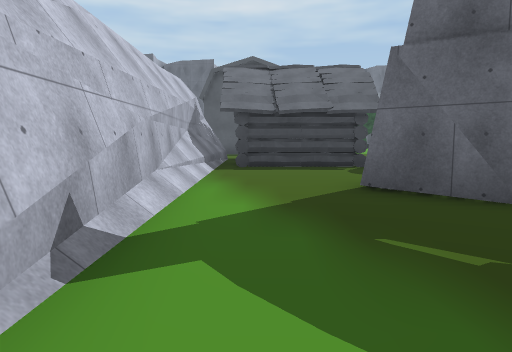
view 1 (above)

24 first-person views from a walk through a 3-D level made in the Unity game engine. The camera is 1.3 m above the floor, tilts 6° down and sees 70° across. The floor is counted in squares, 2 m on a side. Each view is taken from the middle of a square. On the plan, view 1 faces up. The plan holds only what a view shows up to about 11 squares ahead; the rest is blank. The place goes on beyond the plan. Some surface patterns are stand-ins.

view 2
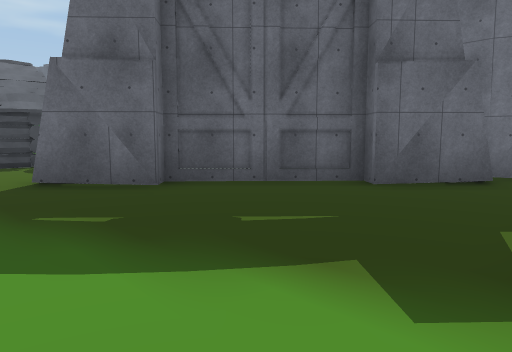

view 3
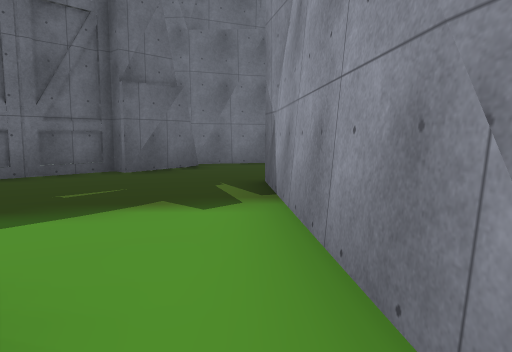

view 4
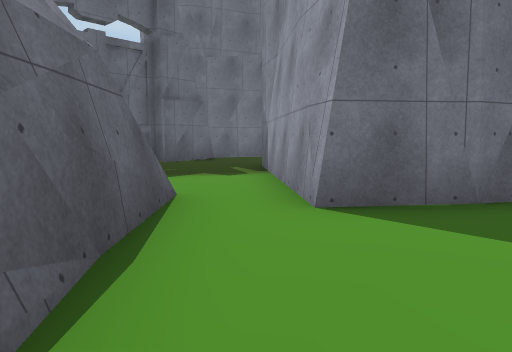

view 5
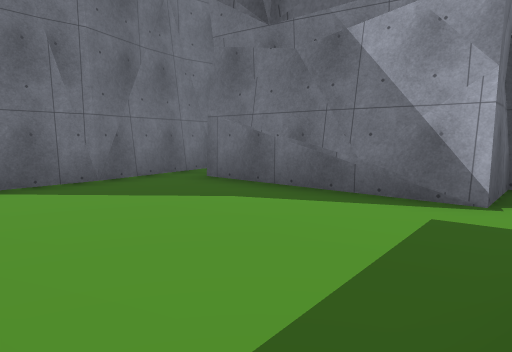

view 6
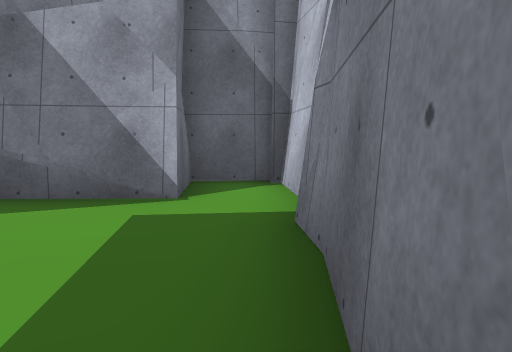

view 7
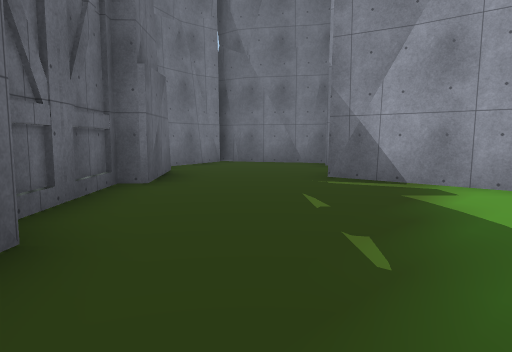

view 8
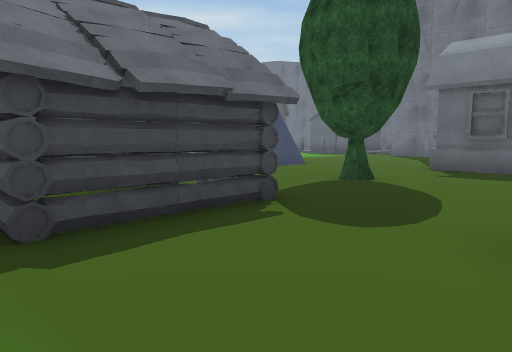

view 9
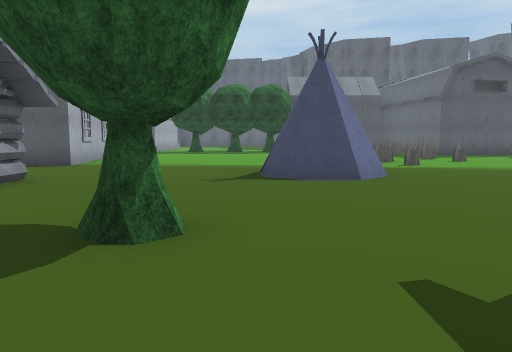

view 10
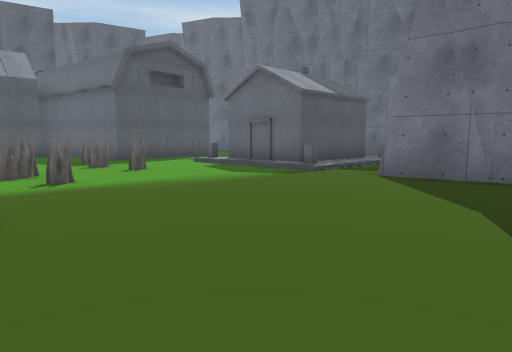

view 11
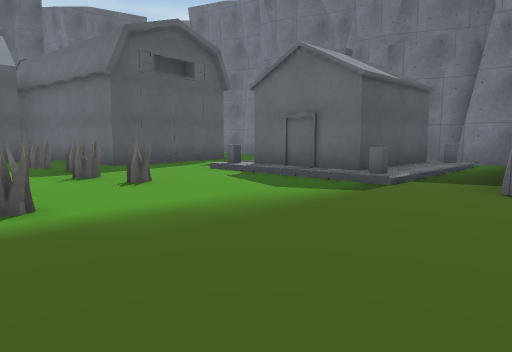

view 12
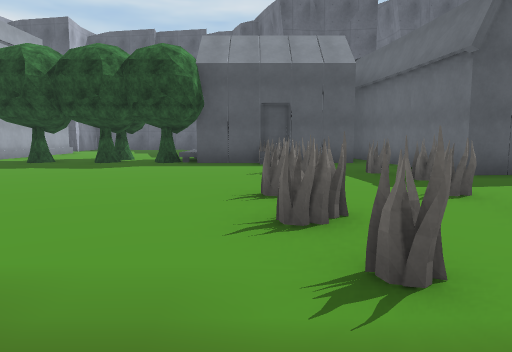

view 13
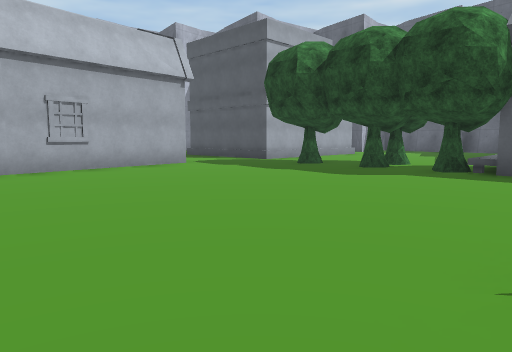

view 14
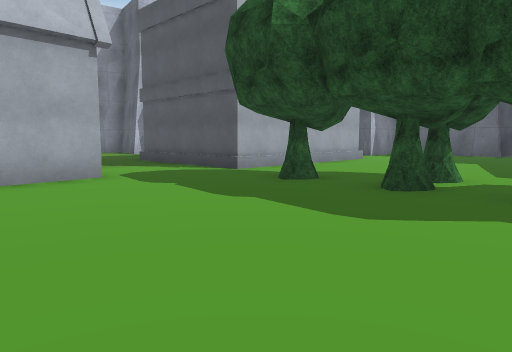

view 15
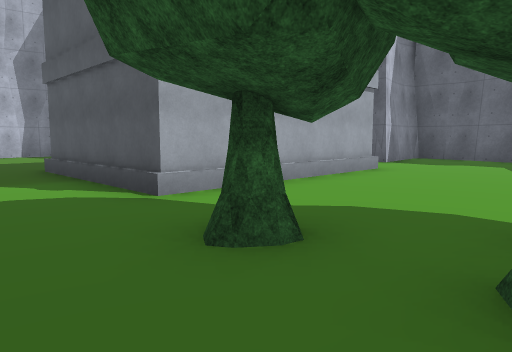

view 16
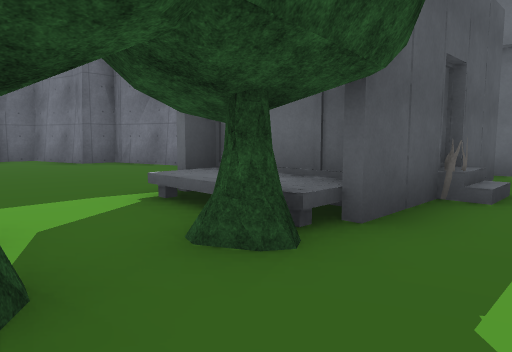

view 17
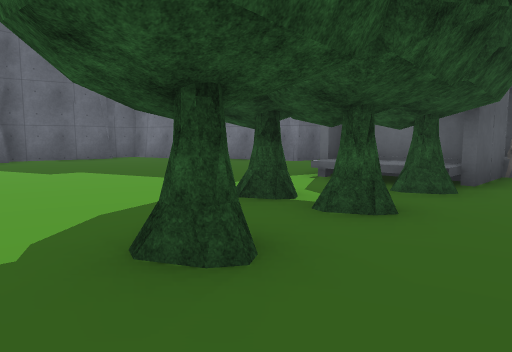

view 18
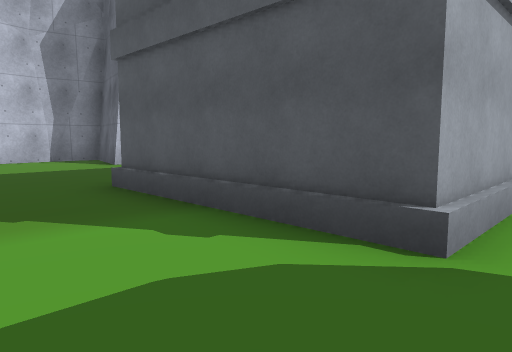

view 19
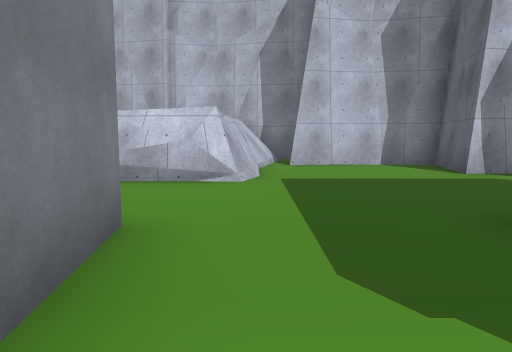

view 20
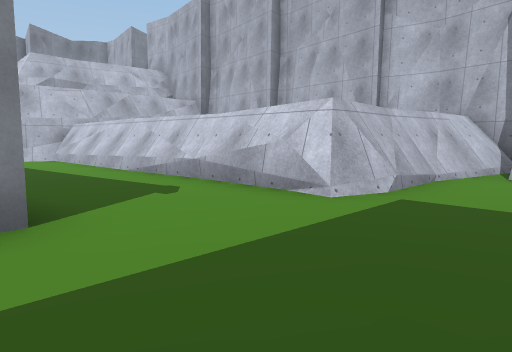

view 21
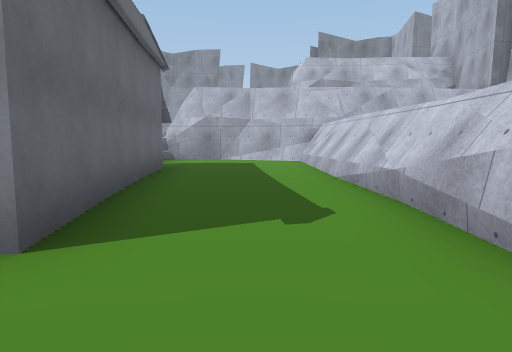

view 22
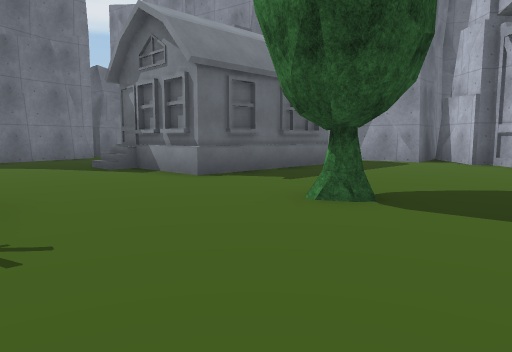

view 23
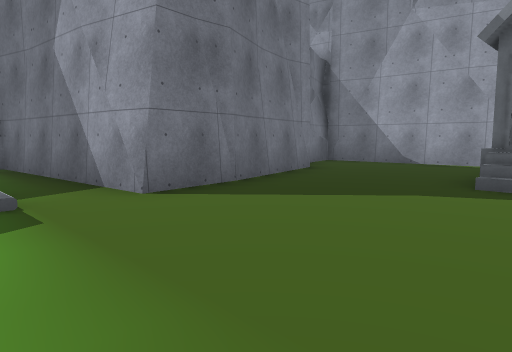

view 24
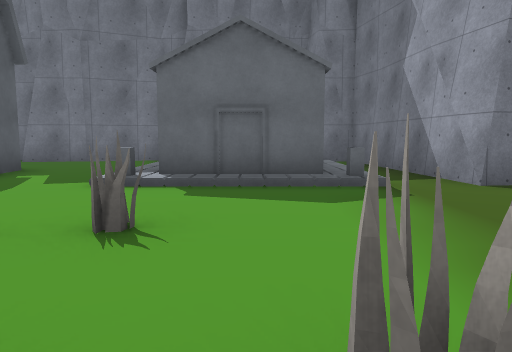

### Floor plan
Key: @ floor where view 1 was taken; # wall or solid block; . main floor; : floor 0.25 m higher than the main floor; / step, stairs or slope; O other object.
Columns run from 9 left of view 1 to 20 right of it. Each row starts with its distance up from view 1.
 33          #########
 32          #.......##
 31          #........##
 30           .........#
 29           .........#
 28           #........##
 27           #.........
 26   #       #........
 25 ###..     #.......
 24 #.....    #...O./#   O
 23 #...........O.O.O### .
 22 #.................OO..
 21 ###................O..     .#
 20  ###...OOOO.......O.O.O#OO..##
 19    #...   O........O.O.......#
 18    #...O  O..................#
 17    #...O  O.......O.O..O
 16    #...O  O.......OO.O.OOOO
 15    #...O   ........O.../OOO  #
 14    #...O  ............./OOO ##
 13    #....  ......OO...../////#
 12    #....   .....OO.....######
 11    ###### OO...........##
 10        ##...............#
  9        ##O.O............#
  8        #:OOO..O...##O...#
  7        #/.........  O....
  6        #/.........  O....#
  5        #/..#......  O....#
  4        #/..##....    #####
  3        ##...##....
  2         #....######
  1         #.....###
  0      ####@......##
 -1  #...............#
 -2  #......#####....#
 -3  #......#     ..##
 -4  #......#     ###
 -5  #.######
 -6  #.#
 -7  ###

Where each view was taken, in squares from view 1:
view 1: 0 up, 0 right, facing up
view 2: 1 down, 0 right, facing up-right
view 3: 1 down, 2 left, facing right
view 4: 1 down, 5 left, facing right
view 5: 1 down, 7 left, facing down-right
view 6: 1 down, 7 left, facing down
view 7: 4 up, 0 right, facing down-right
view 8: 5 up, 1 left, facing up-right
view 9: 6 up, 6 right, facing up
view 10: 9 up, 8 right, facing up-right
view 11: 11 up, 9 right, facing up-right
view 12: 13 up, 9 right, facing up
view 13: 15 up, 9 right, facing up-left
view 14: 18 up, 7 right, facing up-left
view 15: 21 up, 5 right, facing up-left
view 16: 21 up, 5 right, facing up-right
view 17: 21 up, 2 right, facing up-right
view 18: 21 up, 2 right, facing up-left
view 19: 21 up, 0 right, facing left
view 20: 23 up, 2 left, facing down-left
view 21: 22 up, 4 left, facing down
view 22: 12 up, 3 right, facing down-right
view 23: 14 up, 10 right, facing down-right
view 24: 15 up, 9 right, facing right
